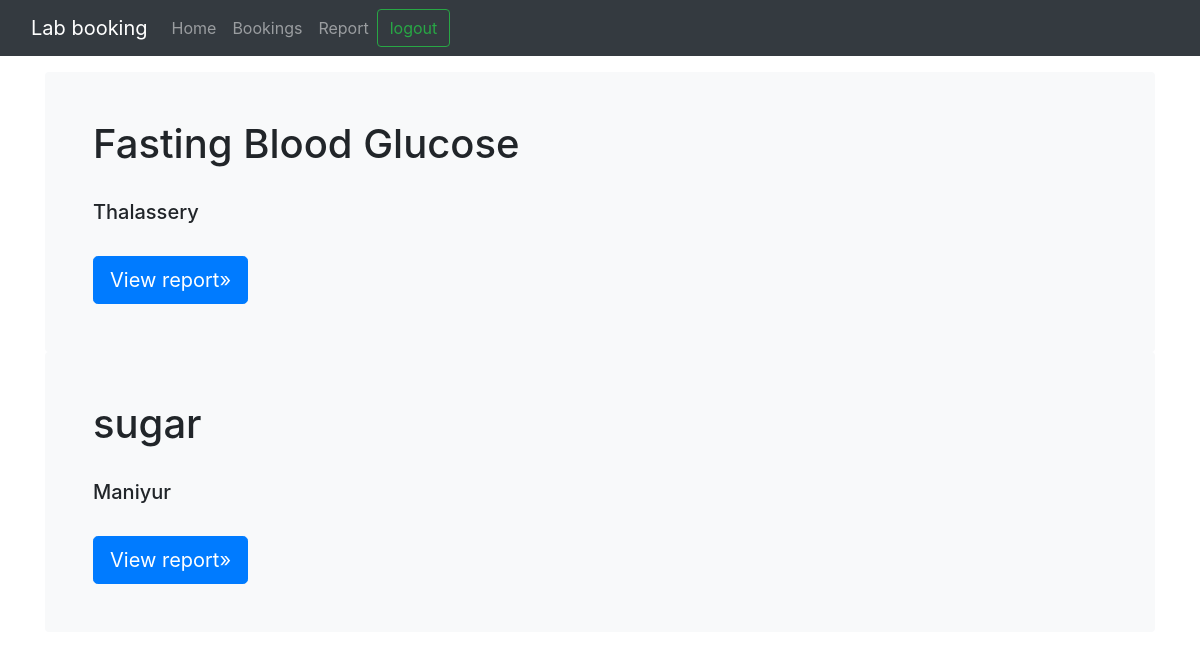
Screenshot of /vr (signed in) with the database file from the repository.
### Technician/models.py (models this page shows, shortened)
class Report(models.Model):
    user=models.ForeignKey(User, on_delete=models.CASCADE)
    test=models.OneToOneField(booking, on_delete=models.CASCADE)
    givendate=models.DateField()
    compltedate=models.DateField(auto_now=False, auto_now_add=False)
    report=models.CharField(max_length=50)

class booking(models.Model):
    user=models.ForeignKey(User, on_delete=models.CASCADE)
    test=models.ForeignKey(Test, on_delete=models.CASCADE)
    date=models.DateField(auto_now=False, auto_now_add=False)
    token=models.IntegerField()
    status=models.CharField(max_length=50,default="pending")

class Test(models.Model):
    lab=models.ForeignKey(Lab, on_delete=models.CASCADE)
    name=models.CharField( max_length=50)
    cost=models.FloatField()
    duration=models.TimeField( auto_now=False, auto_now_add=False)

### account/models.py (models this page shows)
class Lab(models.Model):
    name=models.CharField(max_length=50)
    tech=models.OneToOneField(Tech, on_delete=models.CASCADE)
    Address=models.ForeignKey(Address, on_delete=models.CASCADE)
    def __str__(self) :
        return self.name

### User/views.py (the view)
# urls.py: path("vr",viewreport),
def viewreport(request):
    userid=request.user.id
    if not Report.objects.filter(user_id=userid).exists():
        context={"message":"No reporters for you"}
        return render(request,"user/report.html",context=context)
    else:
        context={"report":Report.objects.filter(user_id=userid)}
        return render(request,"user/report.html",context=context)

### templates/user/report.html (shortened to what this page needs)
{% extends 'user/index.html' %}
{% block content %}
{% for i in report %}
<main class="container">
    <div class="bg-light p-5 rounded">
      <h1>{{i.test.test.name}}</h1><br>
      <h5>{{i.test.test.lab}}</h5><br>
      <a class="btn btn-lg btn-primary" href="/vdetails/{{i.id}}" role="button">View report&raquo;</a>
    </div>
  </main>
  {% endfor %}
{% endblock content %}

### static/navbar-top-fixed.css (style rules this page uses)
body { min-height: 75rem; padding-top: 4.5rem; }

### rows the page displays
Report: test.test.name "Fasting Blood Glucose", test.test.lab "Thalassery"
Report: test.test.name "sugar", test.test.lab "Maniyur"
